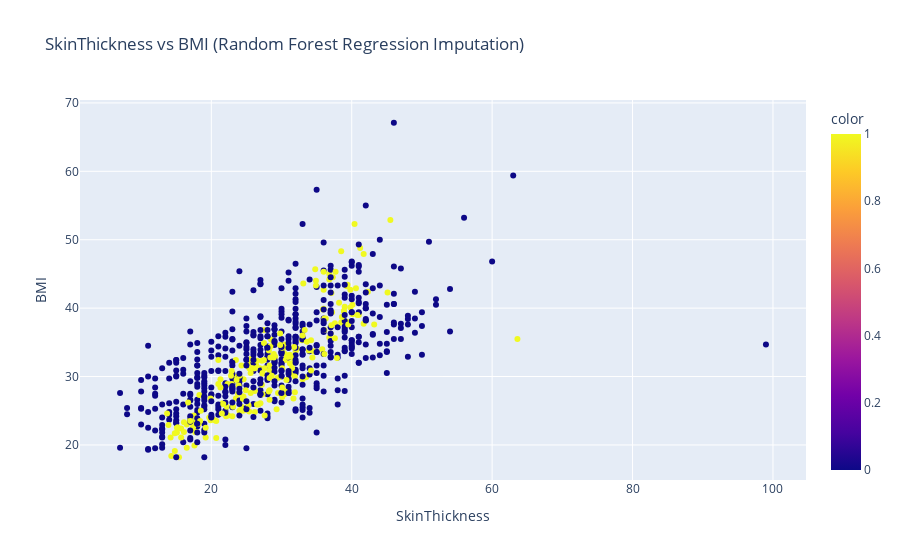

Notebook code for this chart:
### Markdown cell above
The `IterativeImputer` class is highly flexible and allows us to use any estimator object to perform our imputation (instead of just regression). The default estimator that it uses isn't actually vanilla linear regression - it's something known as Bayesian Ridge regression. We won't cover the details here as the important thing to know is that it is just a linear regression variant. If you are curious about a fuller understanding, more details can be found at: https://scikit-learn.org/stable/modules/generated/sklearn.linear_model.BayesianRidge.html#sklearn.linear_model.BayesianRidge.

Another, more recent, trend in imputation is using tree based ensembles. Here we will use the `RandomForestRegressor` estimator to impute the missing values:

### Code cell
from sklearn.ensemble import RandomForestRegressor

## Impute the missing values using RandomForestRegressor and IterativeImputer
rf_estimator = RandomForestRegressor(n_estimators=10)
rf_impute = IterativeImputer(estimator=rf_estimator)
pima_rf_arr = rf_impute.fit_transform(pima_df)
pima_rf_df = pd.DataFrame(data=pima_rf_arr, columns=pima_cols)

fig_rf = px.scatter(pima_rf_df, x="SkinThickness", y="BMI", title="SkinThickness vs BMI (Random Forest Regression Imputation)",
           color=nulls)
fig_rf

### Figure 1 — Plotly figure (JSON) as saved in the notebook; plotly's stock layout.template omitted (floating-point values rounded to 4 significant figures; data arrays with more than 128 entries replaced by an {"elided": "..."} marker saying what was removed)
{"data": [{"hovertemplate": "SkinThickness=%{x}<br>BMI=%{y}<br>color=%{marker.color}<extra></extra>", "legendgroup": "", "marker": {"color": {"elided": "752 int values"}, "coloraxis": "coloraxis", "symbol": "circle"}, "mode": "markers", "name": "", "orientation": "v", "showlegend": false, "type": "scatter", "x": {"elided": "752 float values"}, "xaxis": "x", "y": {"elided": "752 float values"}, "yaxis": "y"}], "layout": {"coloraxis": {"colorbar": {"title": {"text": "color"}}, "colorscale": [[0, "#0d0887"], [0.1111, "#46039f"], [0.2222, "#7201a8"], [0.3333, "#9c179e"], [0.4444, "#bd3786"], [0.5556, "#d8576b"], [0.6667, "#ed7953"], [0.7778, "#fb9f3a"], [0.8889, "#fdca26"], [1, "#f0f921"]]}, "legend": {"tracegroupgap": 0}, "title": {"text": "SkinThickness vs BMI (Random Forest Regression Imputation)"}, "xaxis": {"anchor": "y", "domain": [0, 1], "title": {"text": "SkinThickness"}}, "yaxis": {"anchor": "x", "domain": [0, 1], "title": {"text": "BMI"}}}}
